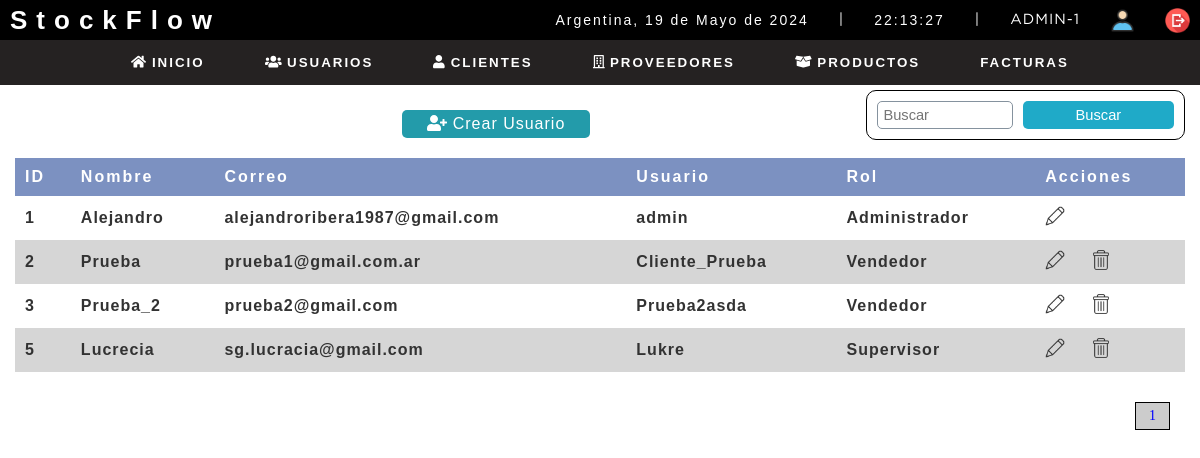
Page /sistema/lista_usuarios.php (signed in) on the earlier database version.
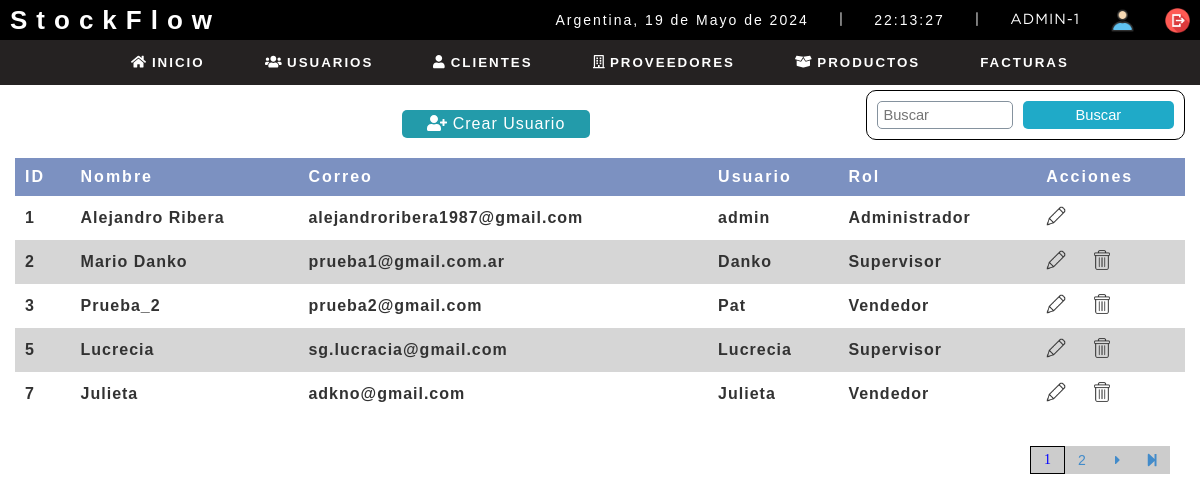
Same page on the later database version.
### tables this page shows
CREATE TABLE `usuario` (
  `idusuario` int(11) NOT NULL,
  `nombre` varchar(50) DEFAULT NULL,
  `correo` varchar(100) DEFAULT NULL,
  `usuario` varchar(15) DEFAULT NULL,
  `clave` varchar(100) DEFAULT NULL,
  `rol` int(11) DEFAULT NULL,
  `estatus` int(11) NOT NULL DEFAULT 1
);

CREATE TABLE `rol` (
  `idrol` int(11) NOT NULL,
  `rol` varchar(20) DEFAULT NULL
);

### sistema/include/functions.php (called while the page is built, shortened)
<?php
	function fechaC(){
		$mes = array("","Enero",
					  "Febrero",
					  "Marzo",
					  "Abril",
					  "Mayo",
					  "Junio",
					  "Julio",
					  "Agosto",
					  "Septiembre",
					  "Octubre",
					  "Noviembre",
					  "Diciembre");
		return date('d')." de ". $mes[date('n')] . " de " . date('Y');
	}
 ?>

### sistema/lista_usuarios.php (the view, shortened to what this page needs)
<?php
include "../conexion.php";
?>
<!DOCTYPE html>
<html lang="en">
<head>
	<?php  include "include/scripts.php" ?>
</head>
<body>
	<?php include "include/header.php" ?>
	<section id="container">
		<h1><i class="fas fa-users"></i> Lista de Usuarios</h1>
        <a href="registro_usuario.php" class="btn_new"><i class="fas fa-user-plus"></i> Crear Usuario</a>
        <form action="buscar_usuario.php" method="get" class="form_search">
            <input type="text" name="busqueda" id="busqueda" placeholder="Buscar">
            <input type="submit" value="Buscar" class="btn_search">
        </form>
        <table>
            <tr>
                <th>ID</th>
                <th>Nombre</th>
                <th>Correo</th>
                <TH>Usuario</TH>
                <th>Rol</th>
                <th>Acciones</th>
            </tr>
        <?php
            $sql_registe = mysqli_query($conection, "SELECT COUNT(*) as total_registro FROM usuario WHERE estatus = 1;");
            $result_register = mysqli_fetch_array($sql_registe);
            $total_registro = $result_register['total_registro'];
            $por_pagina = 5;
            if(empty($_GET['pagina']))
            {
                $pagina = 1;
            }else{
                $pagina = $_GET['pagina'];
            }
            $desde = ($pagina-1) * $por_pagina;
            $total_paginas = ceil($total_registro / $por_pagina);
            $query = mysqli_query($conection, "SELECT u.idusuario, u.nombre, u.correo, u.usuario, r.rol
                                                FROM usuario u
                                                INNER JOIN rol r ON u.rol = r.idrol
                                                WHERE estatus = 1
                                                LIMIT $desde,$por_pagina
                                                ");
            $result = mysqli_num_rows($query);
            if($result > 0)
            {
                while ($data = mysqli_fetch_array($query)){
        ?>
                <tr>
                    <td><?php echo $data["idusuario"];?></td>
                    <td><?php echo $data["nombre"];?></td>
                    <td><?php echo $data["correo"];?></td>
                    <td><?php echo $data["usuario"];?></td>
                    <td><?php echo $data["rol"];?></td>
                    <td>
                        <a class="link_edit" href="editar_usuario.php?id=<?php echo $data["idusuario"];?>"><img src="img/editar.png" alt=""></a>
                        <?php
                            if($data["idusuario"] != 1)
                            {
                        ?>
                        <a class="link_delete" href="eliminar_confirmar_usuario.php?id=<?php echo $data["idusuario"];?>"><img src="img/eliminar.png" alt="eliminar"></a>
                        <?php
                            }
                        ?>
                    </td>
                </tr>
            <?php
                }
            }
            ?>
        </table>
        <div class="paginador">
            <ul>
                <?php
                    for($i=1; $i <= $total_paginas; $i++)
                    {
                        if($i == $pagina)
                        {
                            echo '<li class="pageSelected">'.$i.'</li>';
                        }else{
                            echo '<li><a href="?pagina='.$i.'">'.$i.'</a></li>';
                        }
                    }
                    if($pagina != $total_paginas)
                    {
                ?>
                <li><a href="?pagina=<?php echo $pagina + 1; ?>"><i class="fas fa-caret-right"></i></a></li>
                <li><a href="?pagina=<?php echo $total_paginas; ?>"><i class="fas fa-step-forward"></i></a></li>
               <?php
                    }
                ?>
            </ul>
        </div>
	</section>
</body>
</html>

### sistema/include/scripts.php (shortened to what this page needs)
<link rel="stylesheet" type="text/css" href="css/style.css">
<?php include "functions.php" ?>

### sistema/include/header.php (shortened to what this page needs)
<header>
		<div class="header">
			<h1>StockFlow</h1>
			<div class="optionsBar">
				<p>Argentina, <?php echo fechaC(); ?></p>
				<span>|</span>
				<p id="hora_actual"><?php echo date("H:i:s"); ?></p>
				<span>|</span>
				<span class="user"><?php echo $_SESSION['user'].'-'.$_SESSION['rol']; ?></span>
				<img class="photouser" src="img/user1.png" alt="Usuario">
				<a href="salir.php"><img class="close" src="img/salir2.png" alt="Salir del sistema" title="Salir"></a>
			</div>
		</div>
    <?php include "nav.php" ?>
</header>

### sistema/include/nav.php (shortened to what this page needs)
<nav>
	<ul>
		<li><a href="index.php"><i class="fas fa-home"></i> Inicio</a></li>
		<?php
			if($_SESSION['rol'] == 1){
		?>
		<li class="principal">
			<a href="lista_usuarios.php"><i class="fas fa-users"></i> Usuarios</a>
		</li>
		<?php
			}
		?>
		<li class="principal">
			<a href="lista_clientes.php"><i class="fas fa-user"></i> Clientes</a>
		</li>
		<?php
			if($_SESSION['rol'] == 1 || $_SESSION['rol'] == 2){
		?>
		<li class="principal">
			<a href="lista_proveedor.php"><i class="far fa-building"></i> Proveedores</a>
		</li><?php } ?>
		<li class="principal">
			<a href="#"><i class="fas fa-solid fa-box-open"></i> Productos</a>
		</li>
		<li class="principal">
			<a href="#">Facturas</a>
		</li>
	</ul>
</nav>

### sistema/css/style.css (style rules this page uses)
* { margin: 0; padding: 0; box-sizing: border-box; }
body { background-image: url(../../img/beautiful-girl-with-long-hair-garage-repairing-motorcycle.jpg); background-position: center; background-size: cover; width: 100%; height: 100vh; }
h1, h2, h3, h4, h5, h6 { font-family: 'arial'; font-weight: bold; letter-spacing: 1px; }
h1 { font-size: 26px; }
p { font-family: 'arial'; letter-spacing: 2px; font-size: 14px; line-height: 20px; }
a { text-decoration: none; font-family: arial; letter-spacing: 1px; }
span { font-family: 'GothamBook'; letter-spacing: 1px; font-size: 14px; line-height: 20px; }
#hora_actual { margin-left: 30px; }
header { position: fixed; width: 100%; }
.header { color: #FFF; background: #000; height: 40px; display: -webkit-flex; display: -moz-flex; display: -ms-flex; display: -o-flex; display: flex; justify-content: space-between; align-items: center; padding: 10px; }
.header h1 { font-family: sans-serif; letter-spacing: 9px; }
.optionsBar { display: -webkit-flex; display: -moz-flex; display: -ms-flex; display: -o-flex; display: flex; justify-content: center; align-items: center; }
.optionsBar span { color: #FFF; font-size: 11pt; font-family: 'GothamBook'; text-transform: uppercase; margin-left: 30px; }
.photouser { margin-left: 30px; width: 25px; height: 25px; }
.close { width: 25px; height: 25px; }
.optionsBar a { display: -webkit-flex; display: -moz-flex; display: -ms-flex; display: -o-flex; display: flex; margin-left: 30px; }
nav { align-items: center; display: flex; justify-content: center; background: #252222; }
nav ul { list-style: none; display: -webkit-flex; display: -moz-flex; display: -ms-flex; display: -o-flex; display: flex; justify-content: left; align-items: center; }
nav ul > li a { position: relative; }
nav a { color: #FFF; font-weight: bold; display: block; font-size: 10pt; font-family: sans-serif; padding: 15px 30px; text-transform: uppercase; letter-spacing: 2px; transition: background .5s; }
#container { padding: 90px 15px 15px; }
form { background: hsla(0, 0%, 40%, 0.475); margin: auto; padding: 20px 50px; border-radius: 40px; }
input, select { display: block; width: 100%; font-size: 11pt; padding: 5px; border: 1px solid #85929e; border-radius: 5px; }
#container h1 { font-size: 35px; display: inline-block; color: #fff; font-family: sans-serif; }
.btn_new { display: inline-block; background: #239baa; color: #fff; font-family: sans-serif; padding: 5px 25px; border-radius: 5px; margin: 20px; }
table { border-collapse: collapse; font-size: 12pt; font-family: sans-serif; width: 100%; text-align: left; background: #fff; opacity: 80%; }
table th { padding: 10px; background: hsl(222, 36%, 53%); color: #fff; letter-spacing: 2px; }
table tr:nth-child(odd) { background: #ccc; }
table td { padding: 10px; color: #000; font-weight: bold; letter-spacing: 1px; }
.link_edit img { width: 20px; height: 20px; margin-right: 20px; }
.link_delete img { width: 20px; height: 20px; }
.paginador ul { padding: 15px; list-style: none; background: initial; margin-top: 15px; display: flex; display: -webkit-flex; display: -moz-flex; display: -ms-flex; display: -o-flex; justify-content: flex-end; }
.paginador li { background: #ccc; }
.paginador a, .pageSelected { color: #428bca; border: 1px solid #ccc; padding: 5px; display: inline-block; font-size: 14px; text-align: center; width: 35px; }
.pageSelected { color: blue; background: #277bc5; border: 1px solid #000; }
.form_search { display: flex; display: -webkit-flex; display: -moz-flex; display: -ms-flex; display: -o-flex; float: right; background: initial; border: 1px solid #000; padding: 10px; border-radius: 10px; }
.form_search .btn_search { background: #1faac8; color: #fff; padding: 0 20px; border: 0; cursor: pointer; margin-left: 10px; }
.dashboard h2, p { color: #fff; }

Differences in the rows shown:
changed usuario "alejandroribera1987@gmail.com": nombre "Alejandro" → "Alejandro Ribera"
changed usuario "prueba1@gmail.com.ar": nombre "Prueba" → "Mario Danko"; usuario "Cliente_Prueba" → "Danko"; rol.rol "Vendedor" → "Supervisor"
changed usuario "Prueba_2": usuario "Prueba2asda" → "Pat"
changed usuario "Lucrecia": usuario "Lukre" → "Lucrecia"
added usuario: idusuario "7", nombre "Julieta", correo "adkno@gmail.com", usuario "Julieta", rol.rol "Vendedor"
Other differences:
new list line: "2"
